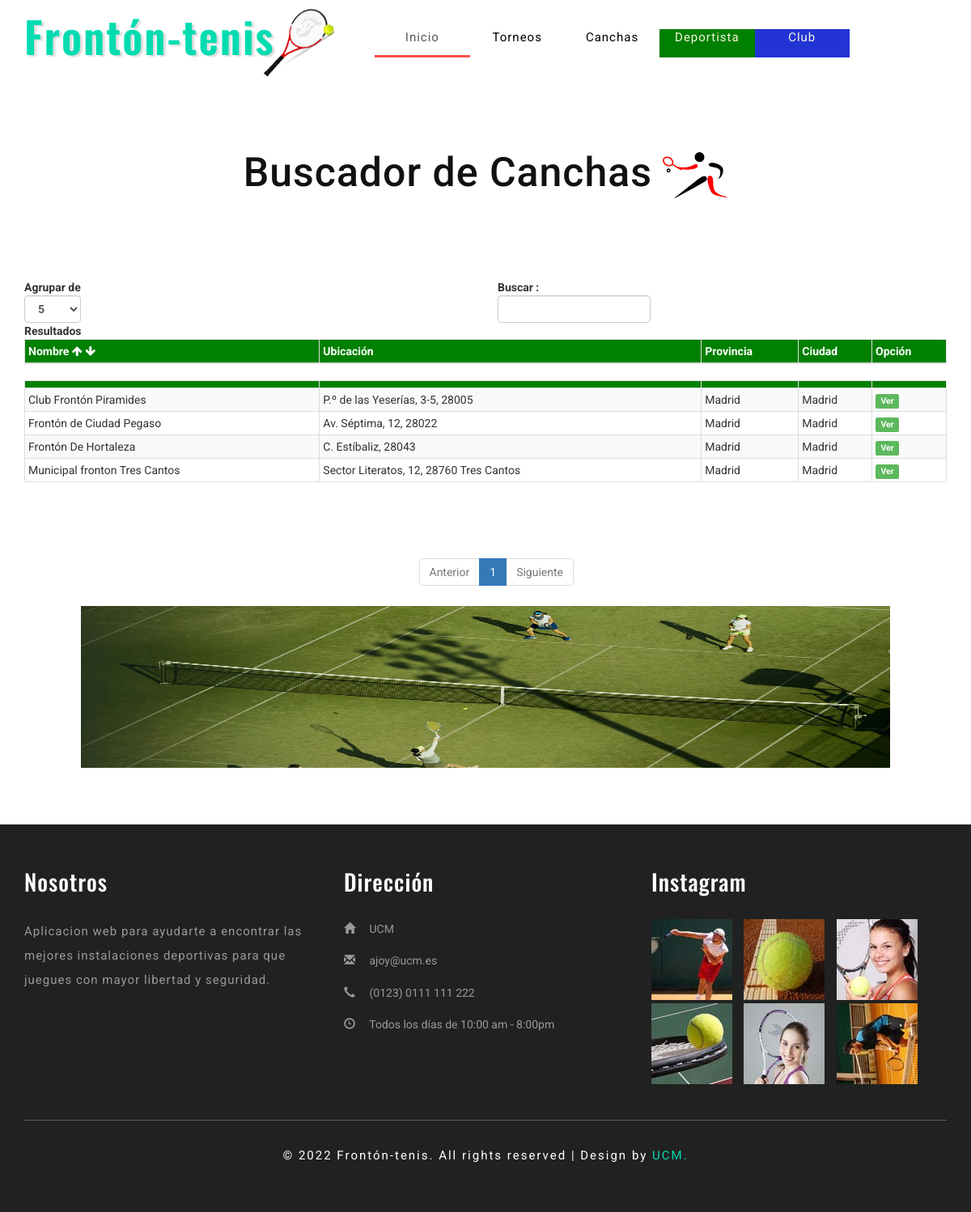
The app's page /Fronton-Tenis/cancha.php with its own data.
### tables this page shows
CREATE TABLE `cancha` (
  `id_cancha` int(11) NOT NULL,
  `club_creador` int(11) NOT NULL,
  `nombre` varchar(250) DEFAULT NULL,
  `ubicacion` varchar(250) DEFAULT NULL,
  `provincia` varchar(250) DEFAULT NULL,
  `ciudad` varchar(250) DEFAULT NULL,
  `foto1` blob DEFAULT NULL,
  `foto2` blob DEFAULT NULL,
  `map` varchar(500) NOT NULL
);

### Fronton-Tenis/cancha.php (the view, shortened to what this page needs)
<!DOCTYPE html>
<html lang="zxx">
<head>
	<link rel="stylesheet" href="css/bootstrap.css">
	<link rel="stylesheet" href="css/font-awesome.css">
	<link href="css/style.css" rel="stylesheet" type="text/css" media="all">
</head>
<body>
	<div class="header">
		<div class="header-left">
			<div class="container">
				<nav class="navbar navbar-default">
					<div class="navbar-header">
						<div class="logo">
							<h1>
								<a href="index.html">
								Frontón-tenis
									<img class="logo-position" src="images/logo4.png" alt="" />
								</a>
							</h1>
						</div>
					</div>
					<div class="collapse navbar-collapse nav-wil" id="bs-example-navbar-collapse-1">
						<nav class="link-effect-9" id="link-effect-9">
                        <ul class="nav navbar-nav">
							<li class="active">
								<a class="" href="index.html">Inicio</a>
								</li>
								<li>
								<a class="" href="torneos.php">Torneos</a>
								</li>
								<li>
								<a class="" href="cancha.php">Canchas</a>
								</li>
								<li >
									<li ><a style ="background-color: green; color:beige" href="view/login.php">Deportista</a></li>
								</li>
								<li>
									<li><a style ="background-color: rgb(34, 52, 212); color:beige" href="view/login-club.php">Club</a></li>
								</li>
							</ul>
						</nav>
					</div>
				</nav>
			</div>
		</div>
	</div>
	<div class="news-section" id="event">
	   <div class="container">
                <h3 class="title">Buscador de Canchas
				   <img src="images/logo2.png" alt="" /> <br>
			   </h3>
	  		<div class="container4">
				<table id="tablax" class="table table-striped table-bordered" style="width:100%">
							<thead style="background-color: green; color:white">
									<th scope="col">Nombre
										<i class="fa fa-arrow-up"></i>
										<i class="fa fa-arrow-down"></i>
									</th>
									<th>Ubicación</th>
									<th>Provincia</th>
									<th>Ciudad</th>
									<th>Opción</th>
							</thead>
							<tbody>
									<?php
											$con = mysqli_connect("localhost", "root", "", "bd_sport");
											$query="SELECT *FROM cancha ORDER BY id_cancha DESC";
											$resultado=$con->query($query);
											while ($mostrar=$resultado->fetch_assoc()){
									?>
									<tr>
										<td><?php echo $mostrar['nombre']?></td>
										<td><?php echo $mostrar['ubicacion']?></td>
										<td><?php echo $mostrar['provincia']?></td>
										<td><?php echo $mostrar['ciudad']?></td>
										<td><a href="ver-cancha.php?id=<?php echo $mostrar['id_cancha']; ?>"  class="label label-success" >Ver</a></td>
									</tr>
									   <?php
								     }
								        ?>
							</tbody>
				</table>
			</div>
			      <div align="center">
			         <img src="images/bg2.jpg"  style="width:1000px;height:200px;" />
				 </div>
		</div>
    </div>
<div class="footer">
		<div class="container">
			<div class="col-xs-4 agileinfo_footer_grid">
				<h4>Nosotros</h4>
				<p>Aplicacion web para ayudarte a encontrar las mejores instalaciones deportivas para que juegues con mayor libertad y seguridad.
				</p>
			</div>
			<div class="col-xs-4 agileinfo_footer_grid">
				<h4>Dirección</h4>
				<ul>
					<li>
						<span class="glyphicon glyphicon-home" aria-hidden="true"></span> UCM</li>
					<li>
						<span class="glyphicon glyphicon-envelope" aria-hidden="true"></span>
						<a href="mailto:info@example.com">ajoy@ucm.es</a>
					</li>
					<li>
						<span class="glyphicon glyphicon-earphone" aria-hidden="true"></span> (0123) 0111 111 222</li>
					<li>
						<span class="glyphicon glyphicon-time" aria-hidden="true"></span> Todos los días de 10:00 am - 8:00pm </li>
				</ul>
			</div>
			<div class="col-xs-4 agileinfo_footer_grid">
				<h4>Instagram </h4>
				<div class="agileinfo_footer_grid1">
					<a href="#">
						<img src="images/f1.jpg" alt=" " class="img-responsive">
					</a>
				</div>
				<div class="agileinfo_footer_grid1">
					<a href="#">
						<img src="images/f2.jpg" alt=" " class="img-responsive">
					</a>
				</div>
				<div class="agileinfo_footer_grid1">
					<a href="#">
						<img src="images/f3.jpg" alt=" " class="img-responsive">
					</a>
				</div>
				<div class="agileinfo_footer_grid1">
					<a href="#">
						<img src="images/f4.jpg" alt=" " class="img-responsive">
					</a>
				</div>
				<div class="agileinfo_footer_grid1">
					<a href="#">
						<img src="images/f5.jpg" alt=" " class="img-responsive">
					</a>
				</div>
				<div class="agileinfo_footer_grid1">
					<a href="#">
						<img src="images/f6.jpg" alt=" " class="img-responsive">
					</a>
				</div>
			</div>
			<div class="clearfix"> </div>
			<div class="w3agile_footer_copy">
				<p>© 2022 Frontón-tenis. All rights reserved | Design by
					<a href="">UCM.</a>
				</p>
			</div>
		</div>
	</div>
</body>
</html>

### Fronton-Tenis/css/style.css (style rules this page uses)
th,td { padding: 0.4rem !important; }
.container4 { margin-top: 100px; }
.title { text-align: center; font-size:40px; color:#6a6a6a; margin-top:10px; font-family:'Roboto',sans-serif; }
body { padding: 0; margin: 0; background: #fff; position: relative; font-weight: 400; font-family: 'Roboto', sans-serif; }
body a { transition: 0.5s all; -webkit-transition: 0.5s all; -moz-transition: 0.5s all; -o-transition: 0.5s all; -ms-transition: 0.5s all; }
h1, h2, h3, h4, h5, h6 { margin: 0; font-family: 'Oswald', sans-serif; }
p { margin: 0; font-family: 'Roboto', sans-serif; letter-spacing: 1px; font-size: 15px; color: #999; line-height: 1.8em; }
ul { margin: 0; padding: 0; }
.header { margin: 10px 0; }
.logo h1 a { color: #00dcb0; font-size: 53px; text-decoration: none; font-weight: 600; letter-spacing: 2px; font-family: 'Oswald', sans-serif; text-shadow: 3px 2px 2px rgba(0, 0, 0, 0.14); }
.logo-position { display: inline-block; margin-left: -30px; }
.navbar-default .navbar-nav>.active>a, .navbar-default .navbar-nav>.active>a:hover, .navbar-default .navbar-nav>.active>a:focus { background: none; border-bottom: 3px solid #fd4f47; padding-bottom: 12px; }
.navbar-collapse { padding: 0; }
.navbar-default .navbar-collapse, .navbar-default .navbar-form { border: none; }
.navbar-default { background-color: transparent; }
.navbar { border-radius: 0; margin-bottom: 0; }
.navbar-default { background: none; border: none; }
.navbar-default .navbar-nav>li>a { color: #000; letter-spacing: 1px; font-family: 'Roboto', sans-serif; font-size: 15px; font-weight: 400; padding: 0 15px 15px; }
.navbar { margin-bottom: 0px; border: transparent; border-radius: 0px; }
.navbar-nav { float: right; margin: 0; width: 62%; text-align: center; margin-top: 26px; }
.navbar-nav>li { float: left; width: 16.6%; }
.header-left { margin-top: 10px; }
.about, .services, .team, .news-section, .contact, .gallery { padding: 5em 0; }
h3.title { color: #111; font-size: 50px; margin-bottom: 1em; letter-spacing: 1px; }
.footer { background: #212121; padding: 4em 0; }
.agileinfo_footer_grid h4 { font-size: 28px; color: #fff; margin-bottom: 30px; letter-spacing: 1px; }
.agileinfo_footer_grid ul li { list-style-type: none; margin-bottom: 1em; font-size: 14px; line-height: 1.8em; color: #999; padding-left: 1em; }
.agileinfo_footer_grid ul li span { left: -1em; }
.agileinfo_footer_grid ul li a { color: #999; text-decoration: none; }
.agileinfo_footer_grid1 { float: left; width: 31.45%; margin: 0 0.3em .3em 0em; }
.w3agile_footer_copy { padding-top: 30px; border-top: 1px solid #606060; text-align: center; margin-top: 40px; }
.w3agile_footer_copy p { color: #fff; letter-spacing: 2px; }
.w3agile_footer_copy p a { color: #00dcb0; text-decoration: none; }
.agileinfo_footer_grid:nth-child(1) { padding: 0 2em 0 0; }
.agileinfo_footer_grid p { color: #999; line-height: 2em; }

### records on screen
cancha: nombre "Municipal fronton Tres Cantos", ubicacion "Sector Literatos, 12, 28760 Tres Cantos", provincia "Madrid", ciudad "Madrid"
cancha: nombre "Frontón De Hortaleza", ubicacion "C. Estíbaliz, 28043", provincia "Madrid", ciudad "Madrid"
cancha: nombre "Club Frontón Piramides", ubicacion "P.º de las Yeserías, 3-5, 28005", provincia "Madrid", ciudad "Madrid"
cancha: nombre "Frontón de Ciudad Pegaso", ubicacion "Av. Séptima, 12, 28022", provincia "Madrid", ciudad "Madrid"
